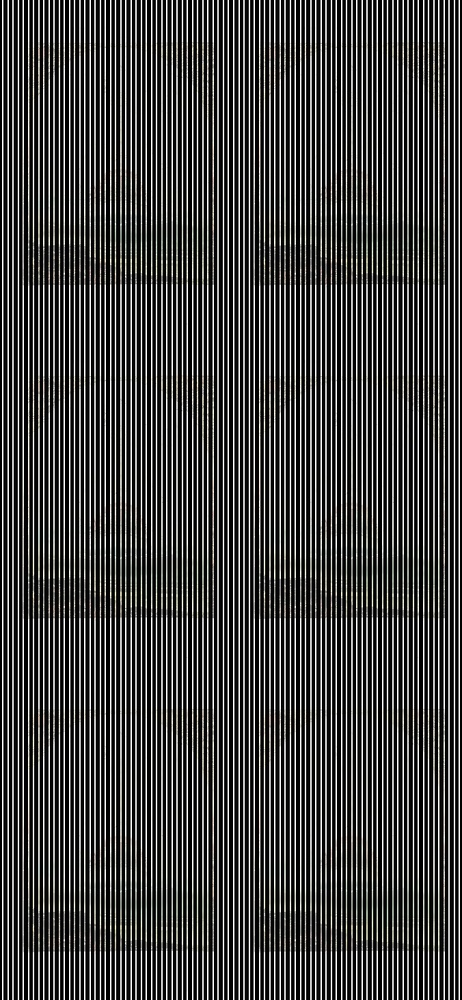
#> input picture tasks/task-02/2/Imagens suavizadas (bilateralFilter).jpg, 462 x 1000 px, shrunk from 676 x 1464 before the run
$ python answer.py 'Imagens suavizadas (bilateralFilter).jpg'
#> lines starting #> are read from the running program, lines starting #| are printed output that depends on the picture
import sys
import cv2
import numpy as np


def median(image, dimension):
    matrix = tuple([[1 for j in range(dimension)] for i in range(dimension)])
    print("matrix", matrix)
    kernel = np.array(matrix, np.float32)
    # grab the image dimensions
    height = image.shape[0]
    width = image.shape[1]

    for row in range(height):
        for col in range(width):
            image[row, col] = 255 if image[row, col] >= 100 else 0

    return image


def main(args):
    if len(args) != 1:
        print("A quantidade de argumentos é inválido.")
        exit(1)

    # Imagem original
    filename = args[0]
    img = cv2.imread(filename)
#> img is the input picture: shape (1000, 462, 3); mean B, G, R 68.6, 69.5, 69.5

    img = img[::2, ::2]  # Diminui a imagem
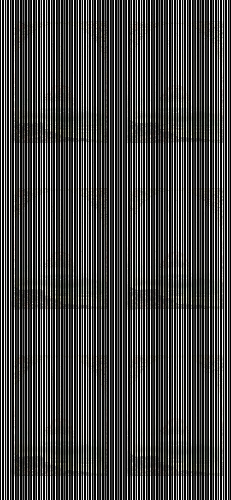
#> img: shape (500, 231, 3); mean B, G, R 68.6, 69.5, 69.5
    print(img.shape, type(img))
#| (500, 231, 3) <class 'numpy.ndarray'>

    cv2.imwrite('test.jpg', median(img, 3))


if __name__ == "__main__":
#> (the run stopped early here; a loop or call above may not have finished)
